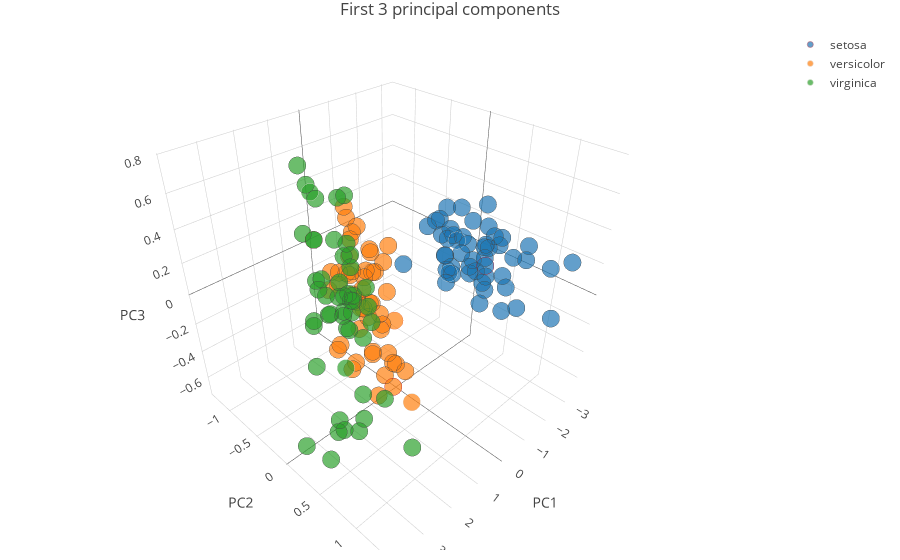

The code cell stored with this chart in its notebook:
### Code cell
data = []

for label, arr, preds, colour in iter_groups_with_preds(
        iris.target_names,
        X_reduced,
        iris.target,
        predicted
):
    trace = go.Scatter3d(
        x=arr[:, 0],
        y=arr[:, 1],
        z=arr[:, 2],
        text=["actual: {}</br>predicted: {}".format(label, iris.target_names[p]) for p in preds],
        name=label,
        mode='markers',
        marker=dict(
            size=6,
            line=dict(
                color=colour,
                width=0.5
            ),
            opacity=0.7
        )
    )
    data.append(trace)


layout = go.Layout(
    title=dict(
        text="First 3 principal components"
    ),
    margin=dict(
        l=10,
        r=20,
        b=10,
        t=30,
    ),
    scene=dict(
        xaxis=dict(
            title='PC1',
            zerolinewidth=1,
        ),
        yaxis=dict(
            title='PC2',
            zerolinewidth=1,
        ),
        zaxis=dict(
            title='PC3',
            zerolinewidth=1,
        ),
    )
)

fig = go.Figure(data=data, layout=layout)
iplot(fig, filename='simple-3d-scatter')

### Figure 1 — Plotly figure (JSON) as saved in the notebook; plotly's stock layout.template omitted (floating-point values rounded to 4 significant figures)
{"data": [{"marker": {"line": {"color": [0.8941, 0.102, 0.1098], "width": 0.5}, "opacity": 0.7, "size": 6}, "mode": "markers", "name": "setosa", "text": ["actual: setosa</br>predicted: setosa", "actual: setosa</br>predicted: setosa", "actual: setosa</br>predicted: setosa", "actual: setosa</br>predicted: setosa", "actual: setosa</br>predicted: setosa", "actual: setosa</br>predicted: setosa", "actual: setosa</br>predicted: setosa", "actual: setosa</br>predicted: setosa", "actual: setosa</br>predicted: setosa", "actual: setosa</br>predicted: setosa", "actual: setosa</br>predicted: setosa", "actual: setosa</br>predicted: setosa", "actual: setosa</br>predicted: setosa", "actual: setosa</br>predicted: setosa", "actual: setosa</br>predicted: setosa", "actual: setosa</br>predicted: setosa", "actual: setosa</br>predicted: setosa", "actual: setosa</br>predicted: setosa", "actual: setosa</br>predicted: setosa", "actual: setosa</br>predicted: setosa", "actual: setosa</br>predicted: setosa", "actual: setosa</br>predicted: setosa", "actual: setosa</br>predicted: setosa", "actual: setosa</br>predicted: setosa", "actual: setosa</br>predicted: setosa", "actual: setosa</br>predicted: setosa", "actual: setosa</br>predicted: setosa", "actual: setosa</br>predicted: setosa", "actual: setosa</br>predicted: setosa", "actual: setosa</br>predicted: setosa", "actual: setosa</br>predicted: setosa", "actual: setosa</br>predicted: setosa", "actual: setosa</br>predicted: setosa", "actual: setosa</br>predicted: setosa", "actual: setosa</br>predicted: setosa", "actual: setosa</br>predicted: setosa", "actual: setosa</br>predicted: setosa", "actual: setosa</br>predicted: setosa", "actual: setosa</br>predicted: setosa", "actual: setosa</br>predicted: setosa", "actual: setosa</br>predicted: setosa", "actual: setosa</br>predicted: setosa", "actual: setosa</br>predicted: setosa", "actual: setosa</br>predicted: setosa", "actual: setosa</br>predicted: setosa", "actual: setosa</br>predicted: setosa", "actual: setosa</br>predicted: setosa", "actual: setosa</br>predicted: setosa", "actual: setosa</br>predicted: setosa", "actual: setosa</br>predicted: setosa"], "type": "scatter3d", "uid": "d90fc521-7218-4f4c-88b7-953d8647ce16", "x": [-2.684, -2.714, -2.889, -2.745, -2.729, -2.281, -2.821, -2.626, -2.886, -2.673, -2.507, -2.613, -2.786, -3.224, -2.645, -2.386, -2.624, -2.648, -2.2, -2.588, -2.31, -2.544, -3.216, -2.303, -2.356, -2.507, -2.469, -2.562, -2.64, -2.632, -2.587, -2.41, -2.649, -2.599, -2.637, -2.866, -2.625, -2.801, -2.981, -2.59, -2.77, -2.849, -2.997, -2.406, -2.209, -2.714, -2.538, -2.839, -2.543, -2.703], "y": [0.3194, -0.177, -0.1449, -0.3183, 0.3268, 0.7413, -0.08946, 0.1634, -0.5783, -0.1138, 0.6451, 0.01473, -0.2351, -0.5114, 1.179, 1.338, 0.8107, 0.3118, 0.8728, 0.5136, 0.3913, 0.433, 0.1335, 0.09871, -0.03728, -0.146, 0.131, 0.3677, 0.312, -0.197, -0.2043, 0.4109, 0.8134, 1.093, -0.1213, 0.06936, 0.5994, 0.2686, -0.488, 0.229, 0.2635, -0.941, -0.3419, 0.1889, 0.4367, -0.2502, 0.5038, -0.2279, 0.5794, 0.1077], "z": [-0.02791, -0.2105, 0.0179, 0.03156, 0.09008, 0.1687, 0.2579, -0.02188, 0.02076, -0.1976, -0.07532, 0.1022, -0.2068, 0.0613, -0.1516, 0.2778, 0.1382, 0.02667, -0.1203, 0.2137, -0.2394, 0.2085, 0.2924, 0.03912, 0.125, -0.2534, 0.09491, -0.07849, -0.1459, 0.04077, -0.07722, -0.1455, 0.2257, 0.1578, -0.143, -0.1643, -0.2684, 0.0937, 0.07293, -0.08008, 0.07725, -0.3492, 0.1925, 0.2639, 0.2987, -0.09768, 0.1667, 0.08373, -0.01712, -0.08929]}, {"marker": {"line": {"color": [0.2157, 0.4941, 0.7216], "width": 0.5}, "opacity": 0.7, "size": 6}, "mode": "markers", "name": "versicolor", "text": ["actual: versicolor</br>predicted: versicolor", "actual: versicolor</br>predicted: versicolor", "actual: versicolor</br>predicted: virginica", "actual: versicolor</br>predicted: versicolor", "actual: versicolor</br>predicted: versicolor", "actual: versicolor</br>predicted: versicolor", "actual: versicolor</br>predicted: versicolor", "actual: versicolor</br>predicted: versicolor", "actual: versicolor</br>predicted: versicolor", "actual: versicolor</br>predicted: versicolor", "actual: versicolor</br>predicted: versicolor", "actual: versicolor</br>predicted: versicolor", "actual: versicolor</br>predicted: versicolor", "actual: versicolor</br>predicted: versicolor", "actual: versicolor</br>predicted: versicolor", "actual: versicolor</br>predicted: versicolor", "actual: versicolor</br>predicted: versicolor", "actual: versicolor</br>predicted: versicolor", "actual: versicolor</br>predicted: versicolor", "actual: versicolor</br>predicted: versicolor", "actual: versicolor</br>predicted: virginica", "actual: versicolor</br>predicted: versicolor", "actual: versicolor</br>predicted: versicolor", "actual: versicolor</br>predicted: versicolor", "actual: versicolor</br>predicted: versicolor", "actual: versicolor</br>predicted: versicolor", "actual: versicolor</br>predicted: versicolor", "actual: versicolor</br>predicted: virginica", "actual: versicolor</br>predicted: versicolor", "actual: versicolor</br>predicted: versicolor", "actual: versicolor</br>predicted: versicolor", "actual: versicolor</br>predicted: versicolor", "actual: versicolor</br>predicted: versicolor", "actual: versicolor</br>predicted: virginica", "actual: versicolor</br>predicted: versicolor", "actual: versicolor</br>predicted: versicolor", "actual: versicolor</br>predicted: versicolor", "actual: versicolor</br>predicted: versicolor", "actual: versicolor</br>predicted: versicolor", "actual: versicolor</br>predicted: versicolor", "actual: versicolor</br>predicted: versicolor", "actual: versicolor</br>predicted: versicolor", "actual: versicolor</br>predicted: versicolor", "actual: versicolor</br>predicted: versicolor", "actual: versicolor</br>predicted: versicolor", "actual: versicolor</br>predicted: versicolor", "actual: versicolor</br>predicted: versicolor", "actual: versicolor</br>predicted: versicolor", "actual: versicolor</br>predicted: versicolor", "actual: versicolor</br>predicted: versicolor"], "type": "scatter3d", "uid": "af75bf72-58e8-4496-810a-8a31a4a947d7", "x": [1.285, 0.9325, 1.464, 0.1833, 1.088, 0.6417, 1.095, -0.7491, 1.044, -0.008745, -0.5078, 0.5117, 0.265, 0.9849, -0.1739, 0.9279, 0.6603, 0.2361, 0.9447, 0.04523, 1.116, 0.3579, 1.298, 0.9217, 0.7149, 0.9002, 1.332, 1.558, 0.8133, -0.3056, -0.06813, -0.1896, 0.1364, 1.38, 0.588, 0.8069, 1.221, 0.8151, 0.246, 0.1664, 0.4648, 0.8908, 0.2305, -0.7045, 0.357, 0.3319, 0.3762, 0.6426, -0.9065, 0.299], "y": [0.6852, 0.3183, 0.5043, -0.828, 0.07459, -0.4182, 0.2835, -1.005, 0.2284, -0.7231, -1.266, -0.104, -0.55, -0.1248, -0.2549, 0.4672, -0.353, -0.3336, -0.5431, -0.5838, -0.08462, -0.06893, -0.3278, -0.1827, 0.1491, 0.3285, 0.2444, 0.2675, -0.1634, -0.3683, -0.7052, -0.6803, -0.314, -0.421, -0.4843, 0.1942, 0.4076, -0.372, -0.2685, -0.6819, -0.6707, -0.03446, -0.4044, -1.012, -0.5049, -0.2127, -0.2932, 0.01774, -0.7561, -0.3489], "z": [-0.4066, -0.01801, -0.3383, -0.1796, -0.3078, 0.04108, 0.1698, 0.0123, -0.4153, 0.2811, -0.2698, 0.1305, -0.6941, -0.06211, 0.09046, -0.3146, 0.328, -0.2712, -0.4995, -0.235, 0.4596, -0.2299, -0.3479, -0.2311, -0.3218, -0.3162, -0.5217, -0.1649, 0.03542, -0.3185, -0.2442, -0.3064, -0.1772, 0.01617, 0.4444, 0.389, -0.2372, -0.6147, 0.1884, -0.06001, -0.02431, -0.009947, -0.2294, -0.1057, 0.01662, 0.0832, 0.078, -0.2054, -0.0126, 0.01058]}, {"marker": {"line": {"color": [0.302, 0.6863, 0.2902], "width": 0.5}, "opacity": 0.7, "size": 6}, "mode": "markers", "name": "virginica", "text": ["actual: virginica</br>predicted: virginica", "actual: virginica</br>predicted: virginica", "actual: virginica</br>predicted: virginica", "actual: virginica</br>predicted: virginica", "actual: virginica</br>predicted: virginica", "actual: virginica</br>predicted: virginica", "actual: virginica</br>predicted: versicolor", "actual: virginica</br>predicted: virginica", "actual: virginica</br>predicted: virginica", "actual: virginica</br>predicted: virginica", "actual: virginica</br>predicted: virginica", "actual: virginica</br>predicted: virginica", "actual: virginica</br>predicted: virginica", "actual: virginica</br>predicted: virginica", "actual: virginica</br>predicted: virginica", "actual: virginica</br>predicted: virginica", "actual: virginica</br>predicted: virginica", "actual: virginica</br>predicted: virginica", "actual: virginica</br>predicted: virginica", "actual: virginica</br>predicted: versicolor", "actual: virginica</br>predicted: virginica", "actual: virginica</br>predicted: virginica", "actual: virginica</br>predicted: virginica", "actual: virginica</br>predicted: virginica", "actual: virginica</br>predicted: virginica", "actual: virginica</br>predicted: virginica", "actual: virginica</br>predicted: virginica", "actual: virginica</br>predicted: virginica", "actual: virginica</br>predicted: virginica", "actual: virginica</br>predicted: virginica", "actual: virginica</br>predicted: virginica", "actual: virginica</br>predicted: virginica", "actual: virginica</br>predicted: virginica", "actual: virginica</br>predicted: virginica", "actual: virginica</br>predicted: virginica", "actual: virginica</br>predicted: virginica", "actual: virginica</br>predicted: virginica", "actual: virginica</br>predicted: virginica", "actual: virginica</br>predicted: virginica", "actual: virginica</br>predicted: virginica", "actual: virginica</br>predicted: virginica", "actual: virginica</br>predicted: virginica", "actual: virginica</br>predicted: virginica", "actual: virginica</br>predicted: virginica", "actual: virginica</br>predicted: virginica", "actual: virginica</br>predicted: virginica", "actual: virginica</br>predicted: virginica", "actual: virginica</br>predicted: virginica", "actual: virginica</br>predicted: virginica", "actual: virginica</br>predicted: virginica"], "type": "scatter3d", "uid": "78612631-0fea-44bb-af30-d49c136cb504", "x": [2.531, 1.415, 2.617, 1.972, 2.35, 3.397, 0.5212, 2.933, 2.321, 2.917, 1.662, 1.803, 2.166, 1.346, 1.586, 1.904, 1.95, 3.487, 3.796, 1.301, 2.428, 1.199, 3.5, 1.389, 2.275, 2.614, 1.259, 1.291, 2.124, 2.388, 2.842, 3.231, 2.159, 1.444, 1.781, 3.076, 2.144, 1.905, 1.169, 2.108, 2.314, 1.922, 1.415, 2.563, 2.419, 1.944, 1.527, 1.764, 1.901, 1.39], "y": [-0.009849, -0.5749, 0.3439, -0.1797, -0.04026, 0.5508, -1.193, 0.3555, -0.2438, 0.7828, 0.2422, -0.2156, 0.2163, -0.7768, -0.5396, 0.1193, 0.04194, 1.176, 0.2573, -0.7611, 0.3782, -0.6061, 0.4607, -0.2044, 0.335, 0.5609, -0.1797, -0.1167, -0.2097, 0.4646, 0.3753, 1.374, -0.2173, -0.1434, -0.4999, 0.6881, 0.1401, 0.0493, -0.165, 0.3723, 0.1837, 0.4092, -0.5749, 0.2779, 0.3048, 0.1875, -0.3753, 0.07886, 0.1166, -0.2827], "z": [0.7602, 0.2963, -0.1108, 0.1084, 0.2854, -0.3484, 0.5457, -0.4202, -0.3483, 0.4233, 0.2424, -0.03765, 0.03333, 0.2819, 0.629, 0.4796, 0.04419, 0.1339, -0.5138, -0.345, 0.2191, 0.5119, -0.5732, -0.06452, 0.2862, -0.2055, 0.04585, 0.2313, 0.1542, -0.4495, -0.4989, -0.1145, 0.2088, -0.1532, -0.1729, -0.3356, 0.7349, 0.1622, 0.2818, 0.02729, 0.3227, 0.1136, 0.2963, 0.2926, 0.5045, 0.1778, -0.1219, 0.1305, 0.7233, 0.3629]}], "layout": {"margin": {"b": 10, "l": 10, "r": 20, "t": 30}, "scene": {"xaxis": {"title": {"text": "PC1"}, "zerolinewidth": 1}, "yaxis": {"title": {"text": "PC2"}, "zerolinewidth": 1}, "zaxis": {"title": {"text": "PC3"}, "zerolinewidth": 1}}, "title": {"text": "First 3 principal components"}}}
